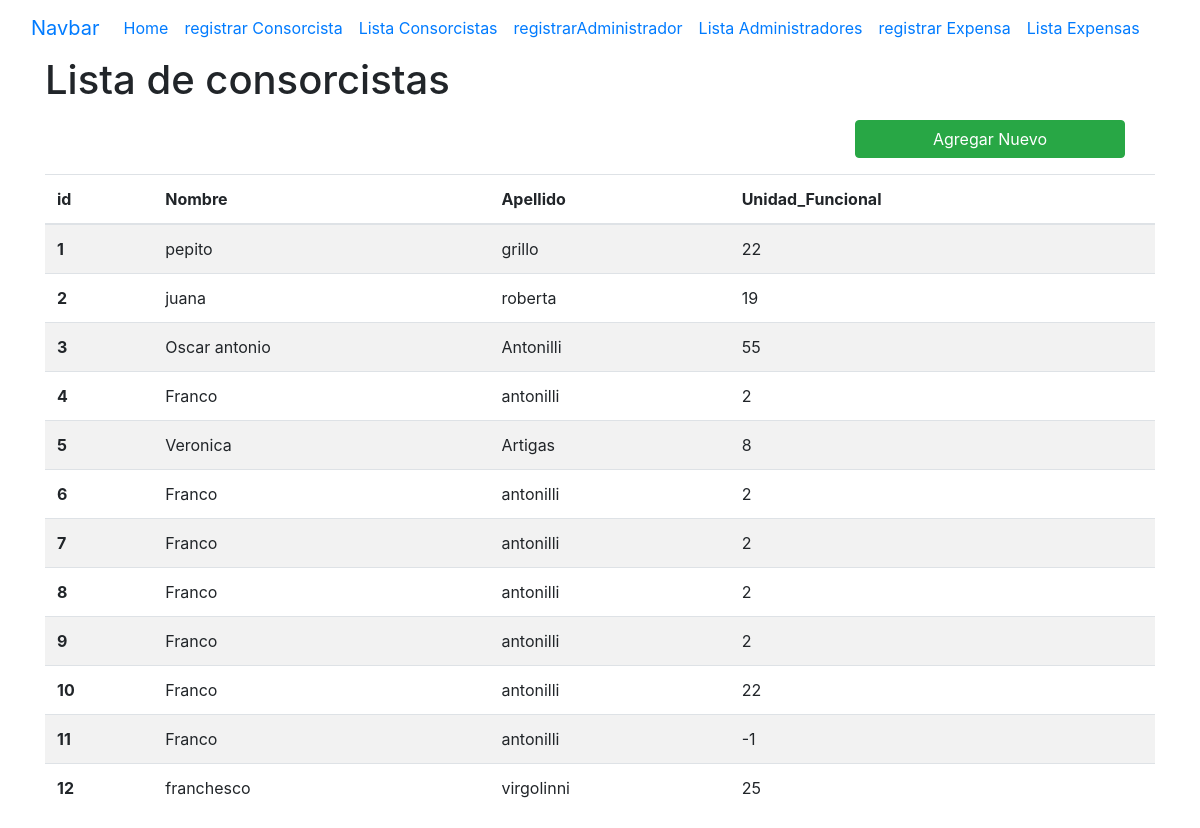
Page /listar_Consorcistas/ on the committed database.
### AppCpder/models.py (models this page shows, shortened)
class Consorcista(models.Model):
    nombre = models.CharField(max_length=40)
    apellido = models.CharField(max_length=40)
    Unidad_Funcional = models.IntegerField()

### AppCpder/views.py (the view)
# urls.py: path('listar_Consorcistas/', FormularioConsorcistaView.listar_consorcistas, name="listarConsorcistas"),
    def listar_consorcistas(request):
        consorcistas = Consorcista.objects.all()
        return render(request, "Listaconsorcistas.html", {"consorcistas": consorcistas})

### AppCpder/templates/Listaconsorcistas.html (shortened to what this page needs)
{% extends "index.html" %}
{% block content %}
    <h1> Lista de consorcistas</h1>
    <div class="row col-12 justify-content-end mb=2 pr=0">
        <a class= "btn btn-success col-md-3" href="{% url "registrarConsorcista"  %}">Agregar Nuevo</a>
    </div>
    <table class="table table-striped">
        <thead>
        <tr>
            <th scope="col">id</th>
            <th scope="col">Nombre</th>
            <th scope="col">Apellido</th>
            <th scope="col">Unidad_Funcional</th>
        </tr>
        </thead>
        <tbody>
        {% for consorcista in consorcistas %}
        <tr>
            <th scope="row"> {{ consorcista.id }} </th>
            <td>{{consorcista.nombre}}</td>
            <td>{{consorcista.apellido}}</td>
            <td>{{consorcista.Unidad_Funcional}}</td>
        </tr>
        {% endfor %}
        </tbody>
    </table>
{% endblock %}

### AppCpder/templates/index.html (shortened to what this page needs)
<!DOCTYPE html>
<html lang="en">
<head>
    <link rel="stylesheet" href="https://cdn.jsdelivr.net/npm/bootstrap@4.3.1/dist/css/bootstrap.min.css">
</head>
<body>
    <nav class="navbar navbar-expand-lg bg-body-primary">
        <div class="container-fluid">
          <a class="navbar-brand" href="#">Navbar</a>
          <div class="collapse navbar-collapse" id="navbarSupportedContent">
            <ul class="navbar-nav me-auto mb-2 mb-lg-0">
              <li class="nav-item">
                <a class="nav-link active" aria-current="page" href="{%url "home"%}">Home</a>
              </li>
                <a class="nav-link" href="{%url 'registrarConsorcista' %}">registrar Consorcista</a>
            <li class="nav-item">
              <a class="nav-link" href="{%url 'listarConsorcistas' %}">Lista Consorcistas</a>
            </li>
            <li class="nav-item">
              <a class="nav-link" href="{%url 'registrarAdministrador' %}">registrarAdministrador</a>
            </li>
            <li class="nav-item">
              <a class="nav-link" href="{%url 'listarAdministradores' %}">Lista Administradores</a>
            </li>
            <a class="nav-link" href="{%url 'registrarExpensa' %}">registrar Expensa</a>
            <li class="nav-item">
              <a class="nav-link" href="{%url 'listarExpensas' %}">Lista Expensas</a>
            </li>
            </ul>
          </div>
        </div>
      </nav>
    <div class ="content container">
        {% block content %}
        {% endblock  %}
    </div>
</body>
</html>

### rows in the picture
Consorcista: id "1", nombre "pepito", apellido "grillo", Unidad_Funcional "22"
Consorcista: id "2", nombre "juana", apellido "roberta", Unidad_Funcional "19"
Consorcista: id "3", nombre "Oscar antonio", apellido "Antonilli", Unidad_Funcional "55"
Consorcista: id "4", nombre "Franco", apellido "antonilli", Unidad_Funcional "2"
Consorcista: id "5", nombre "Veronica", apellido "Artigas", Unidad_Funcional "8"
Consorcista: id "6", nombre "Franco", apellido "antonilli", Unidad_Funcional "2"
Consorcista: id "7", nombre "Franco", apellido "antonilli", Unidad_Funcional "2"
Consorcista: id "8", nombre "Franco", apellido "antonilli", Unidad_Funcional "2"
Consorcista: id "9", nombre "Franco", apellido "antonilli", Unidad_Funcional "2"
Consorcista: id "10", nombre "Franco", apellido "antonilli", Unidad_Funcional "22"
Consorcista: id "11", nombre "Franco", apellido "antonilli", Unidad_Funcional "-1"
Consorcista: id "12", nombre "franchesco", apellido "virgolinni", Unidad_Funcional "25"
